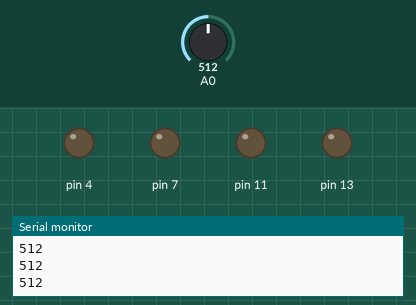
The sketch below on a simulated Arduino Uno, built with avr-gcc and run on an emulated ATmega328P. On the bench: output pins drawn as LEDs (lit = HIGH), the last lines printed to the serial monitor. The test bench sets the inputs (shaded band); at power-on: A0 = 512.

Above: at 1.2 s.
1.3 s: A0 set to 707
2.8 s: A0 set to 730
At 3.8 s:
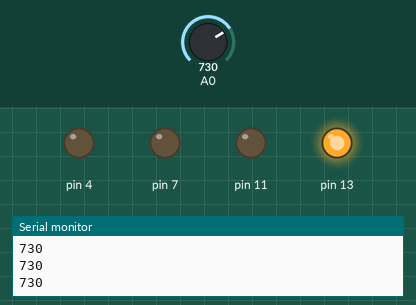
4.3 s: A0 set to 794
5.8 s: A0 set to 809
At 6.1 s:
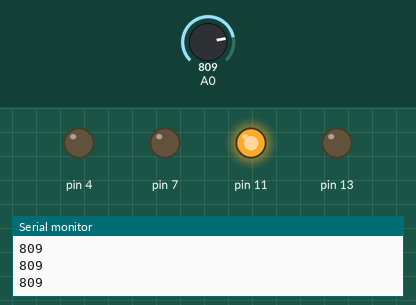
7.3 s: A0 set to 790
At 8.3 s:
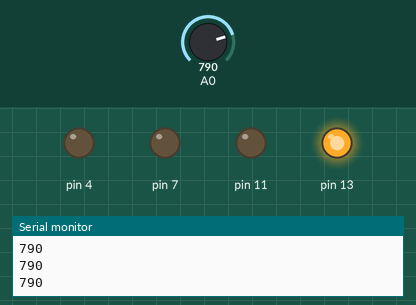
8.8 s: A0 set to 810
At 9.6 s:
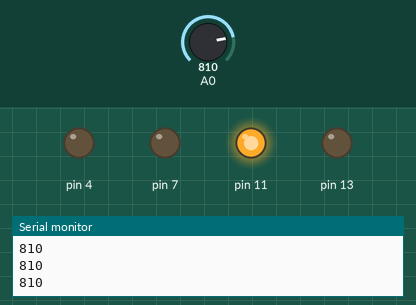
Timing chart, 0 to 11.3 s (numbered marks = the images above; inputs shaded):
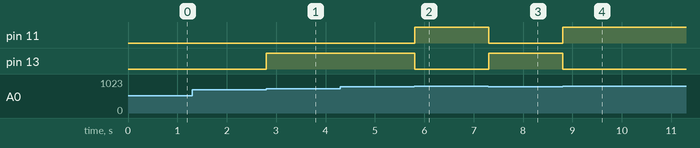

The sketch:

001.ino
```cpp
void goAhead() {
  analogWrite(5,150);
  digitalWrite(7,HIGH);
  analogWrite(6,150);
  digitalWrite(4,HIGH);
}

void Left() {
  analogWrite(5,0);
  digitalWrite(7,HIGH);
  analogWrite(6,150);
  digitalWrite(4,HIGH);
}

void stop() {
  analogWrite(5,0);
  digitalWrite(7,HIGH);
  analogWrite(6,0);
  digitalWrite(4,HIGH);
}

void goBack() {
  analogWrite(5,150);
  digitalWrite(7,LOW);
  analogWrite(6,150);
  digitalWrite(4,LOW);
}

void Right() {
  analogWrite(5,150);
  digitalWrite(7,HIGH);
  analogWrite(6,0);
  digitalWrite(4,HIGH);
}

void setup(){
  pinMode(7, OUTPUT);
  pinMode(4, OUTPUT);
  Serial.begin(9600);
  pinMode(11, OUTPUT);
  pinMode(13, OUTPUT);
}

void loop(){
  Serial.println(analogRead(A0));
  if (analogRead(A0) > 800) {
    digitalWrite(11,HIGH);
    digitalWrite(13,LOW);

  } else if (analogRead(A0) > 720) {
    digitalWrite(13,HIGH);
    digitalWrite(11,LOW);
  } else {
    digitalWrite(11,LOW);
    digitalWrite(13,LOW);

  }

}
```

Measured:
- the behaviour switches between 720 and 721 on A0 (found by bisection; images 0 and 1)
- the behaviour switches between 800 and 801 on A0 (found by bisection; images 1 and 2)
- after the input at 2.8 s, pin 13: LOW → HIGH at once
- after the input at 5.8 s, pin 11: LOW → HIGH at once; pin 13: HIGH → LOW at once
- after the input at 7.3 s, pin 11: HIGH → LOW at once; pin 13: LOW → HIGH at once
- after the input at 8.8 s, pin 11: LOW → HIGH at once; pin 13: HIGH → LOW at once
